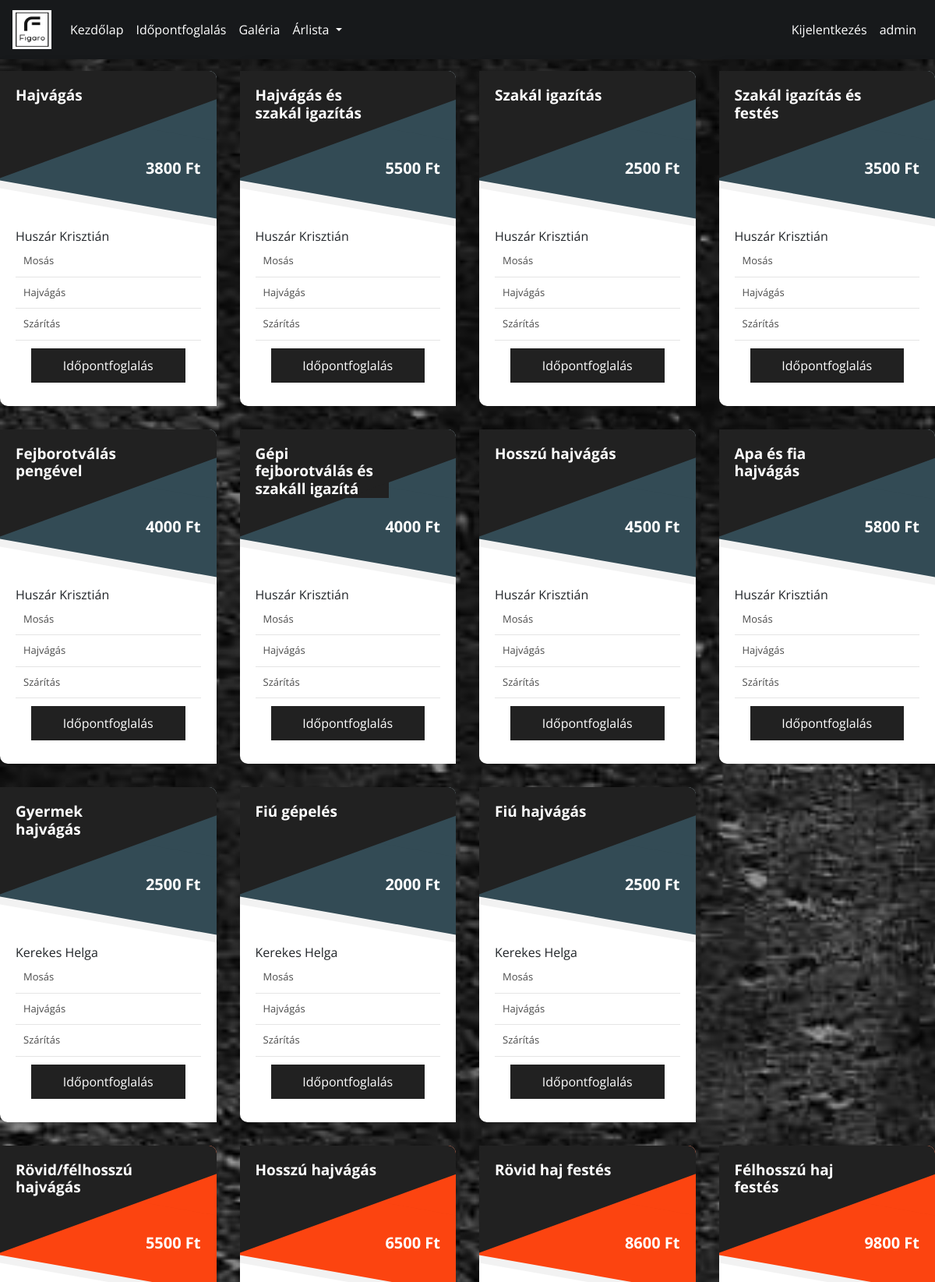
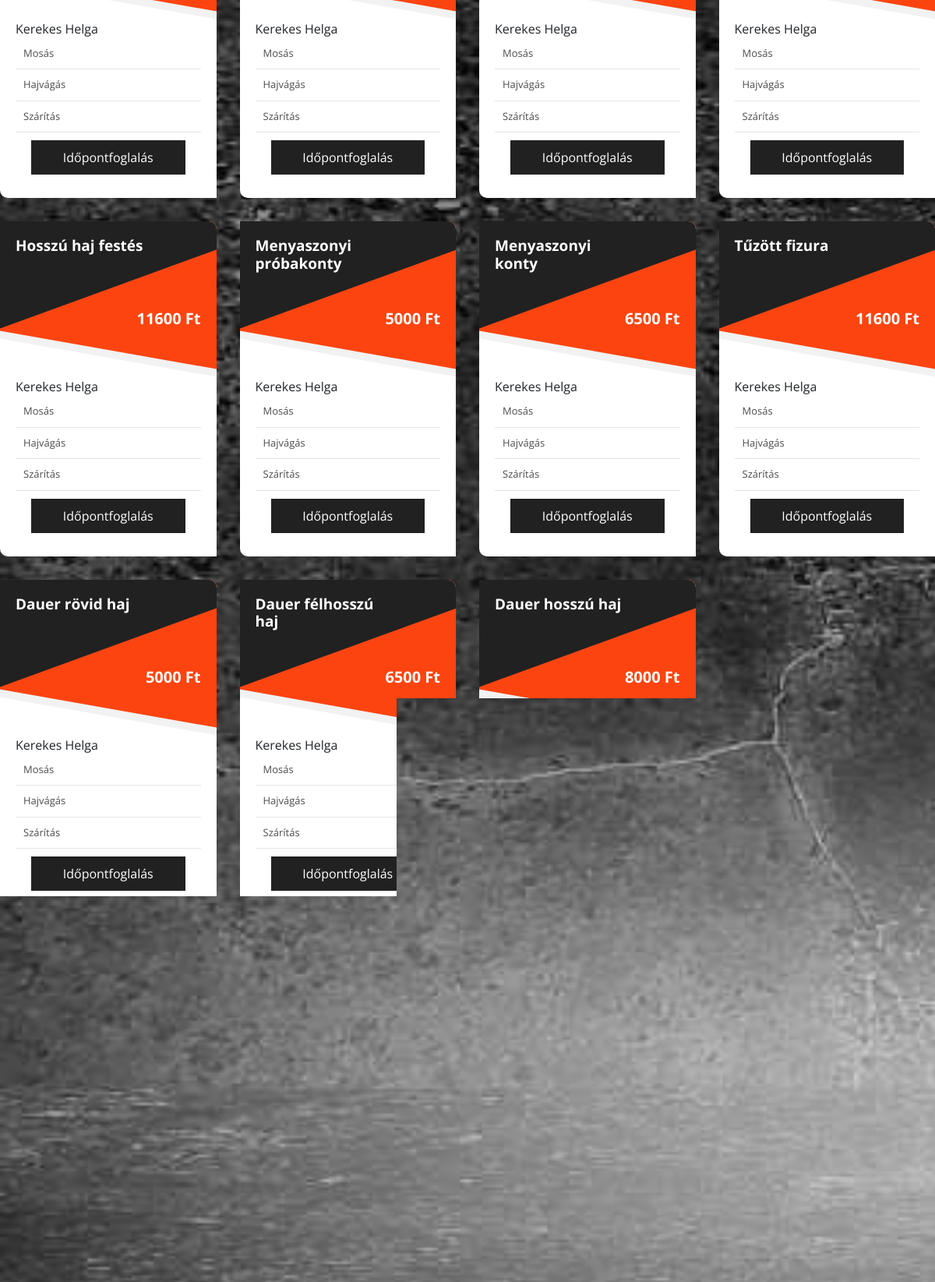
/price/ (signed in, upper part), run on the app's committed database (2 pictures, top to bottom).
### Home/models.py (models this page shows, shortened)
class Price(models.Model):
    tittle = models.CharField(max_length=37)
    price = models.CharField(max_length=10)
    barber_name = models.CharField(max_length=50)
    description= models.CharField(max_length=200)
    categori = models.BigIntegerField()
    time = models.CharField(max_length=8)

### Home/views.py (the view)
# urls.py: path('price/', views.price, name = 'Price'),
def price(request):
    if request.method == 'GET':
        price_datas = Price.objects.all()
        return render(request, "Price_list.html", {'actual_page': 'price', 'user_id':user_id, 'price_datas': price_datas})

### Home/templates/Price_list.html
{% extends 'base.html' %}
{% block content %}
    {% if  actual_page == "price_list_man"%}
        {% include 'Price_list_man.html' %}
    {% elif actual_page == "price_list_women" %}
        <div>
            {% block women %}
                {% include 'Price_list_women.html' %}
            {% endblock women %}
        </div>
    {% elif actual_page == "price_list_examination" %}
        <div>
            {% block examination %}
                {% include 'Price_list_examination.html' %}
            {% endblock examination %}
        </div>
    {% else %}
        <div>
            {% include 'Price_list_man.html' %}
        </div>
        <div>
            {% include 'Price_list_women.html' %}
        </div>
        <div>
            {% include 'Price_list_examination.html' %}
        </div>
    {% endif %}
{% endblock content %}

### Home/templates/Navbar.html (shortened to what this page needs)
{% load static %}
<nav class="navbar navbar-expand-lg navbar-dark">
    <a class="navbar-brand" href="{% url 'Home' %}">
        <img src="../../../static/image/logo_white.png" width="50" height="50" alt="">
    </a>
    <div class="collapse navbar-collapse" id="navbarNavDropdown">
      <ul class="navbar-nav">
        <li class="nav-item {% if actual_page == 'home'%} active {% endif %}">
          <a class="nav-link nav_text" href="{% url 'Home' %}">Kezdőlap <span class="sr-only">(current)</span></a>
        </li>
        <li class="nav-item {% if actual_page == 'booking'%} active {% endif %}">
          <a class="nav-link nav_text" href="{% url 'Booking' %}">Időpontfoglalás</a>
        </li>
        <li class="nav-item {% if actual_page == 'gallery'%} active {% endif %}">
          <a class="nav-link nav_text" href="{% url 'Gallery' %}">Galéria</a>
        </li>
        <li class="nav-item dropdown {% if actual_page == 'price'%} active {% endif %}">
          <a class="nav-link dropdown-toggle nav_text" href="#" id="navbarDropdownMenuLink" data-toggle="dropdown" aria-haspopup="true" aria-expanded="false">
            Árlista
          </a>
        </li>
      </ul>
      {% if user.is_authenticated %}
        <ul class="nav navbar-nav my-2 my-lg-0" style="margin-left: auto;">
          <li class="nav-item">
              <a class="nav-link glyphicon glyphicon-user nav_text" href="{% url 'Logout' %}">Kijelentkezés</a>
          </li>
          <li class="nav-item">
              <a class="nav-link glyphicon glyphicon-user nav_text" href="#">{{user.username}}</a>
          </li>
        </ul>
      {% endif %}
    </div>
  </nav>

### Home/templates/Price_list_man.html
{% load static %}
<div class="row">
    {% for price_data in price_datas %}
        {% if price_data.categori == 0 %}
            <div class="col-md-4 col-sm-6 col-lg-3">
                <div class="pricing-table-3 basic">
                    <div class="pricing-table-header">
                        <h4><strong>{{price_data.tittle}}</strong></h4>
                    </div>
                    <div class="price"><strong>{{price_data.price}} Ft</strong></div>
                    <div class="pricing-body">
                        <ul class="pricing-table-ul">
                            <p>{{price_data.barber_name}}</p>
                            <li></i> Mosás</li>
                            <li></i> Hajvágás</li>
                            <li></i> Szárítás</li>
                        </ul><a href="{% url 'Booking' %}?hairdresser_id=2&categori_id={{price_data.id}}" class="view-more">Időpontfoglalás</a></div>
                </div>
            </div>
        {% endif %}
    {% endfor %}
</div>

### Home/templates/Price_list_women.html (shortened to what this page needs)
{% load static %}
<div class="row">
    {% for price_data in price_datas %}
        {% if price_data.categori == 1 %}
            <div class="col-md-4 col-sm-6 col-lg-3">
                <div class="pricing-table-3 basic">
                    <div class="pricing-table-header">
                        <h4><strong>{{price_data.tittle}}</strong></h4>
                    </div>
                    <div class="price women_price">
                        <strong>{{price_data.price}} Ft</strong></div>
                    <div class="pricing-body">
                        <ul class="pricing-table-ul">
                            <p>{{price_data.barber_name}}</p>
                            <li></i> Mosás</li>
                            <li></i> Hajvágás</li>
                            <li></i> Szárítás</li>
                        </ul><a href="{% url 'Booking' %}?hairdresser_id=1&categori_id={{price_data.id}}" class="view-more">Időpontfoglalás</a></div>
                </div>
            </div>
        {% endif %}
    {% endfor %}
</div>

### Home/templates/Price_list_examination.html
{% load static %}
<div class="row">
    {% for price_data in price_datas %}
        {% if price_data.categori == 2 %}
            <div class="col-md-4 col-sm-6 col-lg-3">
                <div class="pricing-table-3 basic">
                    <div class="pricing-table-header">
                        <h4><strong>{{price_data.tittle}}</strong></h4>
                    </div>
                    <div class="price examination_price"><strong>{{price_data.price}} Ft</strong></div>
                    <div class="pricing-body">
                        <ul class="pricing-table-ul">
                            <p>{{price_data.barber_name}}</p>
                            <li></i> Mosás</li>
                            <li></i> Hajvágás</li>
                            <li></i> Szárítás</li>
                        </ul><a href="{% url 'Booking' %}?hairdresser_id=2&categori_id={{price_data.id}}" class="view-more">Időpontfoglalás</a></div>
                </div>
            </div>
        {% endif %}
    {% endfor %}
</div>

### Home/static/style/navbar.css (style rules this page uses)
.navbar-dark { background-color: #17191b; }
.nav_text { color: white !important; }

### Home/static/style/style.css (style rules this page uses)
body { background-color: #262626; background-attachment: fixed; background-image: url(../image/bg/old-black-background.jpg); background-repeat: no-repeat; background-size: cover; }
.women_price { background-color:#fc4410 !important; }

### Home/static/style/price.css (style rules this page uses)
h1,h2,h3,h4,h5,h6,div,input,p { font-family: "Open Sans"; margin:0px; }
h4 { font-size:19px; }
ul { margin: 0px; padding: 0px; list-style: none; }
.pricing-table-3 { background-color:#FFF; margin:15px auto; box-shadow:0px 0px 25px rgba(0,0,0,0.1); max-width:300px; border-radius:0px 10px 0px 10px; overflow:hidden; position:relative; min-height:250px; transition:all ease-in-out 0.25s; }
.pricing-table-3.basic .price { background-color:#334b55; color:#FFF; }
.pricing-table-3 .pricing-table-header { background-color:#212121; width: 69%; color:#FFF; padding:20px 0px 0px 20px; position:absolute; z-index:5; }
.pricing-table-3 .pricing-table-header::before { content:""; position:absolute; left:-50px; right:-180px; height:125px; top:-50px; background-color:#212121; z-index:-1; transform:rotate(-20deg) }
.pricing-table-3 .price { position:absolute; top:0px; text-align:right; padding:110px 20px 0px 0px; right:0px; left:0px; font-size:20px; z-index:4; }
.pricing-table-3 .price::before { content:""; position:absolute; left:0px; right:0px; height:100px; bottom:-25px; background-color:inherit; transform:skewY(10deg); z-index:-1; box-shadow:0px 5px 0px 5px rgba(0,0,0,0.05); }
.pricing-table-3 .pricing-body { padding:20px; padding-top:200px; }
.pricing-table-3 .pricing-table-ul li { color:rgba(0,0,0,0.7); font-size:13px; padding:10px; border-bottom:1px solid rgba(0,0,0,0.1); }
.pricing-table-3 .view-more { margin:10px 20px; display:block; text-align:center; background-color:#212121; padding:10px 0px; color:#FFF; }
.examination_price { background-color:#4710fc !important; }

### data on the page
Price: tittle "Hajvágás", price "3800", barber_name "Huszár Krisztián"
Price: tittle "Hajvágás és szakál igazítás", price "5500", barber_name "Huszár Krisztián"
Price: tittle "Szakál igazítás", price "2500", barber_name "Huszár Krisztián"
Price: tittle "Szakál igazítás és festés", price "3500", barber_name "Huszár Krisztián"
Price: tittle "Fejborotválás pengével", price "4000", barber_name "Huszár Krisztián"
Price: tittle "Gépi fejborotválás és szakáll igazítá", price "4000", barber_name "Huszár Krisztián"
Price: tittle "Hosszú hajvágás", price "4500", barber_name "Huszár Krisztián"
Price: tittle "Apa és fia hajvágás", price "5800", barber_name "Huszár Krisztián"
Price: tittle "Gyermek hajvágás", price "2500", barber_name "Kerekes Helga"
Price: tittle "Fiú gépelés", price "2000", barber_name "Kerekes Helga"
Price: tittle "Fiú hajvágás", price "2500", barber_name "Kerekes Helga"
Price: tittle "Rövid/félhosszú hajvágás", price "5500", barber_name "Kerekes Helga"
Price: tittle "Hosszú hajvágás", price "6500", barber_name "Kerekes Helga"
Price: tittle "Rövid haj festés", price "8600", barber_name "Kerekes Helga"
Price: tittle "Félhosszú haj festés", price "9800", barber_name "Kerekes Helga"
Price: tittle "Hosszú haj festés", price "11600", barber_name "Kerekes Helga"
Price: tittle "Menyaszonyi próbakonty", price "5000", barber_name "Kerekes Helga"
Price: tittle "Menyaszonyi konty", price "6500", barber_name "Kerekes Helga"
Price: tittle "Tűzött fizura", price "11600", barber_name "Kerekes Helga"
Price: tittle "Dauer rövid haj", price "5000", barber_name "Kerekes Helga"
Price: tittle "Dauer félhosszú haj", price "6500", barber_name "Kerekes Helga"
Price: tittle "Dauer hosszú haj", price "8000", barber_name "Kerekes Helga"
Price: tittle "Haj és fejbőr vizsgálat", price "9900", barber_name "Huszár Krisztián"
Price: tittle "Kezelés és konzultáció", price "4900", barber_name "Huszár Krisztián"
Price: tittle "Kontroll vizsgálat", price "4900", barber_name "Huszár Krisztián"

### other printed values
{{ user.username }} "admin"
